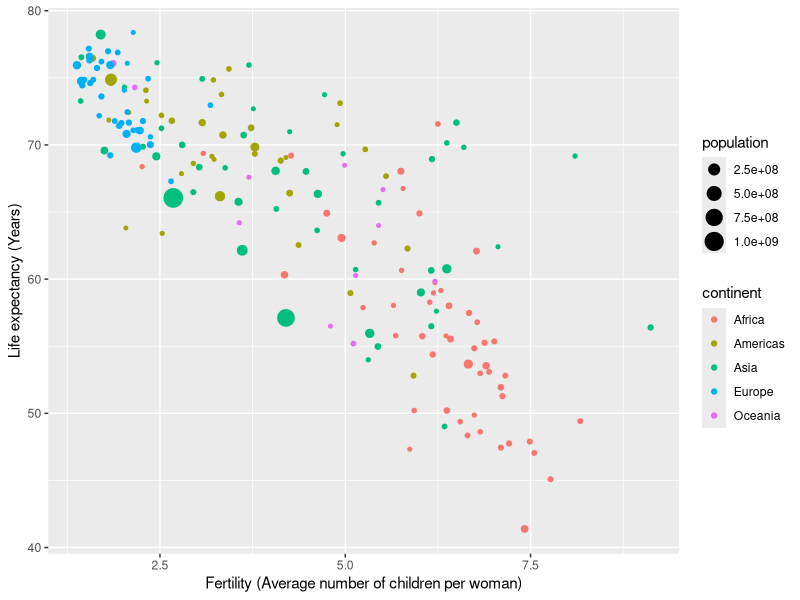
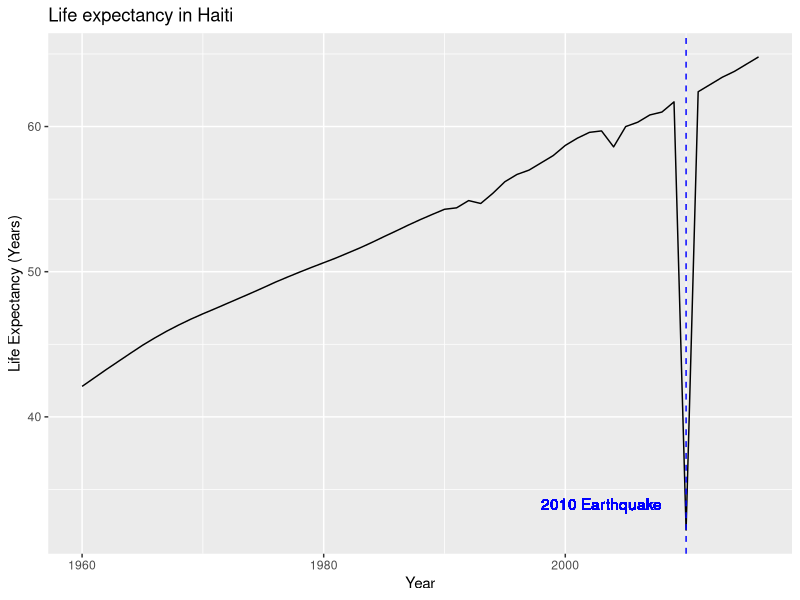
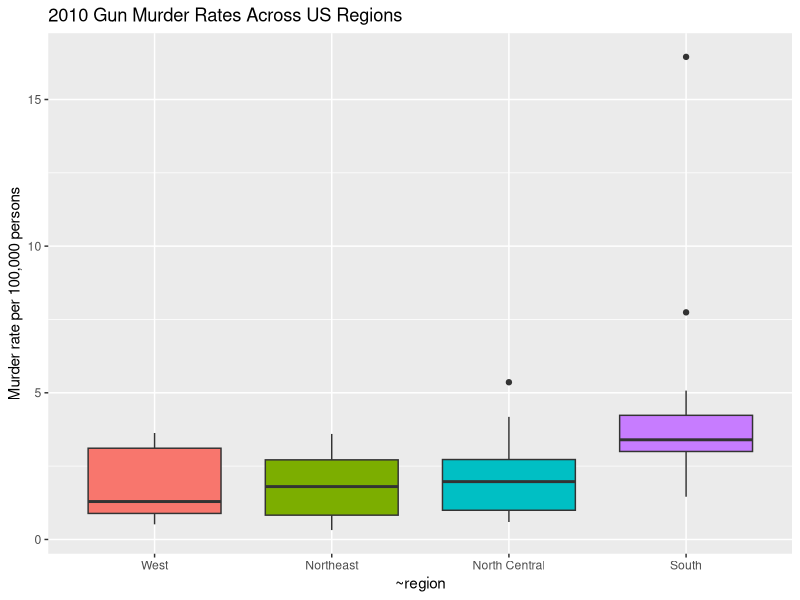
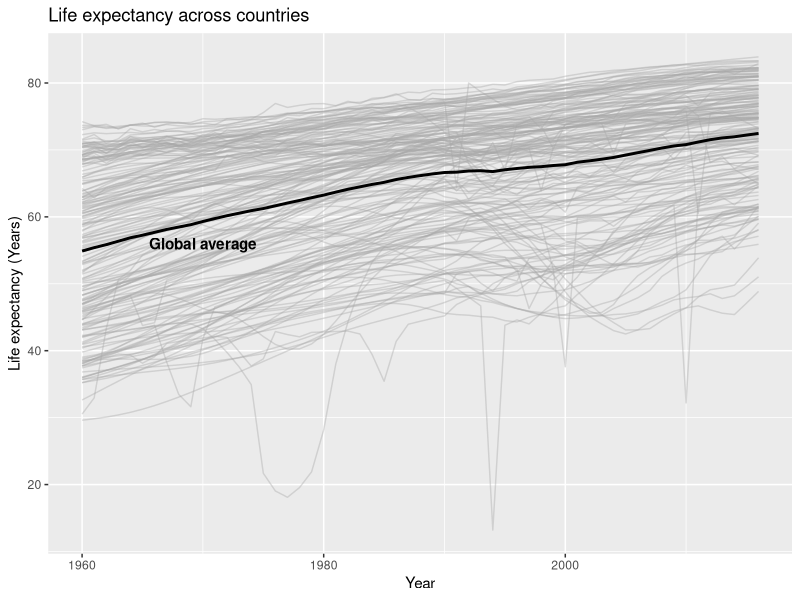
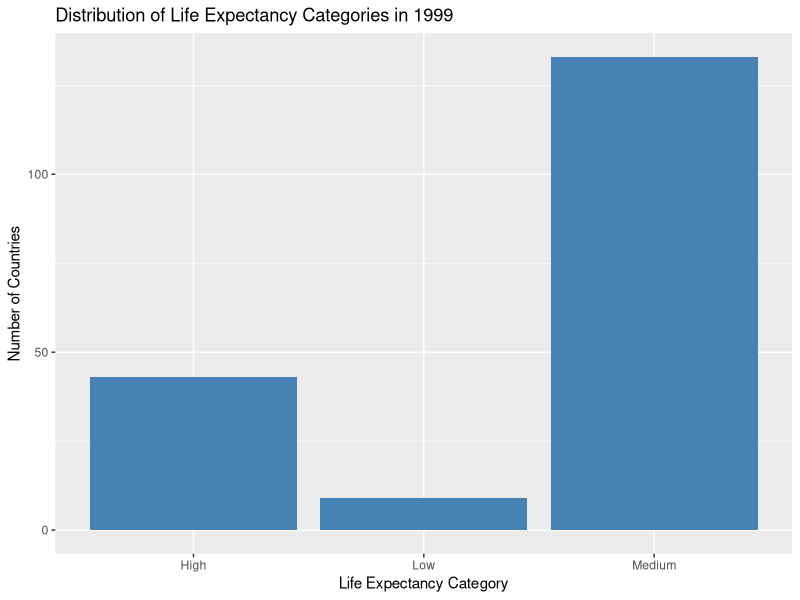
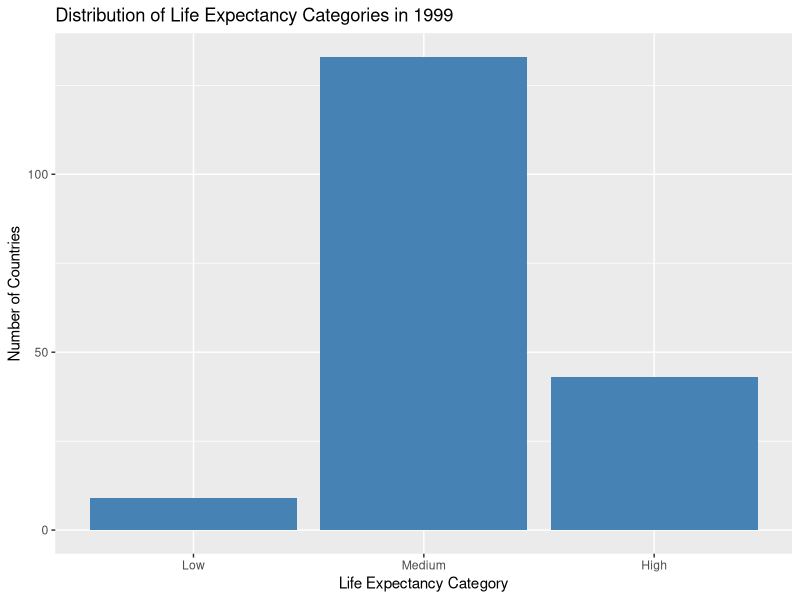
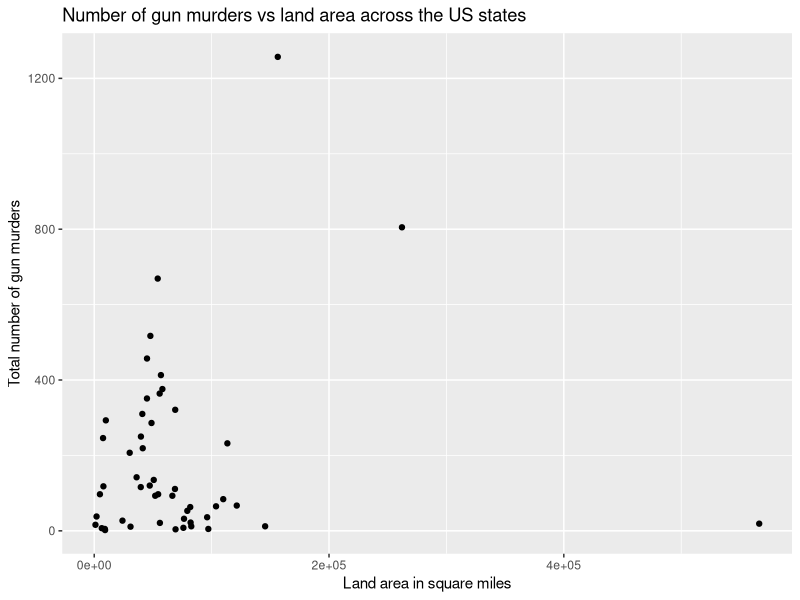

The R source for these figures, in order:
# Coding Question of the Day
# 9/26/2024
# Using the gapminder dataset, calculate the mean fertility rate by region for 
# the year 2015. Which 10 regions had the largest fertility rates that year?
# Assume there is no missing data. The following steps may be helpful.
# 1. Filter the data to only include the year 2015
# 2. Group by region
# 3. Calculate the average fertility rate for each region
# 4. Display the top 10 fertility rates (i.e., the 10 largest fertility rates)

library(dslabs)
library(dplyr)
data(gapminder)

region_fertility_rates <- gapminder %>%
  filter(year == 2015) %>%
  group_by(region) %>%
  summarise(avg_fertility_rate = mean(fertility)) %>%
  arrange(desc(avg_fertility_rate)) %>%
  top_n(10)

region_fertility_rates

# 10/01/2024
# Using the gapminder dataset, for the year 2000, add a column to the dataset 
# called `high_life_exp` that is equal to 1 if the life expectancy is above 
# 70 years of age and 0 otherwise. How many countries had a life expectancy 
# above 70 years in 2000? What percentage of countries included in the dataset 
# is this? Hint: it might be useful to use the ifelse function

library(dslabs)
library(dplyr)
data(gapminder)

gapminder_2000 <- gapminder %>%
  filter(year == 2000) %>%
  mutate(high_life_exp = ifelse(life_expectancy > 70, 1, 0))

# Sum the number of countries with life expectancy above 70
sum(gapminder_2000$high_life_exp)

# Percentage calculation
dim(gapminder_2000) # Show the number of countries in the dataset to get denominator

100/185 # 54%

# Another way to do the calculation
sum(gapminder_2000$high_life_exp) / length(gapminder_2000$high_life_exp)

#-------------------------------------------------------------------------------------------
# 10/03/2024
# Using the gapminder dataset and ggplot, for the year 1986, plot fertility on 
# the x-axis and life_expectancy on the y-axis. Color the points according to 
# continent, and make the size of the points correspond to the population of the 
# country. Update the x and y axis labels to be more informative. The arguments 
# color and size will be useful inside of ggplot. Note: you will most likely
# get ugly legends - don't worry about that right now. 

library(dslabs)
library(dplyr)
library(ggplot2)
data(gapminder)

gapminder %>% filter(year == 1986) %>%
  ggplot(aes(x = fertility, y = life_expectancy, color = continent, size = population)) +
  geom_point() +
  xlab("Fertility (Average number of children per woman)") +
  ylab("Life expectancy (Years)")


#-------------------------------------------------------------------------------------------
# 10/08/2024
# The dslabs package contains the us_contagious_disease dataset. This dataset 
# includes weekly reported counts data (cases) for seven diseases from 1928 to 
# 2011 for all 50 US states. Use this dataset and dplyr tools to create an 
# object called data that stores only the Measles data, includes a per 100,000 
# people rate, and removes Alaska and Hawaii since they only became states in 
# the late 1950s. Note there is a weeks_reporting column - take this into 
# account when calculating the rate. There are 52 weeks in a year.

library(dslabs)
library(dplyr)
data("us_contagious_diseases")

data <- us_contagious_diseases %>%
  filter(!state %in% c("Hawaii","Alaska"),
         disease == "Measles") %>%
  mutate(rate = (count / weeks_reporting) * 52 / (population / 100000))


#-------------------------------------------------------------------------------------------


# 10/10/2024
# Using the gapminder dataset, create a line graph of life_expectancy over time 
# for the country Haiti. Make sure to include informative axis labels and a title.
# There is a substantial decrease in life expectancy one year - look up the reason 
# for this if you don't know it already. Add text to your plot with geom_text 
# indicating the event that happened that year that had such a drastic impact on 
# life expectancy.

library(dslabs)
library(dplyr)
data("gapminder")

gapminder %>% filter(country == "Haiti") %>%
  ggplot(aes(year, life_expectancy)) +
  geom_line() +
  geom_vline(xintercept = 2010, lty = 2, color = "blue") +
  geom_text(aes(x = 2003, y = 34, label = "2010 Earthquake"), color = "blue") +
  xlab("Year") +
  ylab("Life Expectancy (Years)") +
  ggtitle("Life expectancy in Haiti")


#-------------------------------------------------------------------------------------------


# 10/15/2024

# Using the murders dataset, create a plot of murder rates per 100,000 with 4 boxplots next 
# to each other - one boxplot for each region. Order the boxplots by median rate
# (you will need the reorder function for this). Make sure the boxplots are
# different colors, the axes are informative, and you add a title. Remove the 
# legend by adding this layer to your plot: guides(fill = "none")

library(dslabs)
library(dplyr)
library(ggplot2)
data("murders")

murders %>% mutate(rate = total / population * 100000,
                   region = reorder(region, rate, FUN = median)) %>%
  ggplot(aes(x = region, y = rate, fill = region)) +
  geom_boxplot() +
  scale_x_discrete(aes(name = region)) +
  xlab("Region") +
  ylab("Murder rate per 100,000 persons") +
  ggtitle("2010 Gun Murder Rates Across US Regions") +
  guides(fill = "none") # removes legend since not needed here

  

#-------------------------------------------------------------------------------------------


# 10/17/2024

# Using the gapminder dataset, make a line graph of life expectancy over time.
# Include one line per country, and another line with the global average life
# expectancy. Be sure to label the global average line and to make it stick out
# among the country-specific lines. Use the code below to calculate the global
# average for each year.

# Hints: 
# 1. Use alpha to help make the global average line stick out.
# 2. Use 2 geom_line layers. 

library(dslabs)
library(dplyr)
library(ggplot2)
data("gapminder")

avg <- gapminder %>%
  group_by(year) %>%
  summarize(global_avg = mean(life_expectancy))

gapminder %>% 
  ggplot() +
  geom_line(aes(x = year, y = life_expectancy, group = country), color = 'darkgrey', alpha = 0.4) +
  geom_line(data = avg, mapping = aes(x = year, y = global_avg), linewidth = 1) +
  xlab("Year") +
  ylab("Life expectancy (Years)") +
  ggtitle("Life expectancy across countries") +
  annotate(geom = "text", x = 1970, y = 56, label = "Global average", fontface = "bold")
  #geom_text(x = 1980, y = 55, label = "Global Average")


# Heather was just curious :)
gapminder_94 <- gapminder %>% filter(year == "1994")
gapminder_94[which.min(gapminder_94$life_expectancy),] # Rwandan genocide

gapminder_77 <- gapminder %>% filter(year == "1977")
gapminder_77[which.min(gapminder_77$life_expectancy),] # Cambodian genocide



#-------------------------------------------------------------------------------

# 10/22/2024

# Using the gapminder dataset, create a categorical life expectancy variable
# and add it to the gapminder dataset. Call this variable life_expectancy_category
# and use the case_when function to create it. Life expectancy below 50 should be 
# labeled "Low", life expectancy greater than or equal to 50 and less than 75 
# should be labeled "Medium", and life expectancy greater than or equal to 75 
# should be labeled "High".

# Now, filter the dataset to only include observations from the year 1999, and 
# create a bar chart of the 3 life expectancy categories. 

# Bonus challenge: Reorder the bars so that they are in the order Low, Medium, High.
# You can use whatever function you prefer or find online that works. 


# Load necessary libraries
library(dplyr)
library(dslabs)
library(ggplot2)

# Load the gapminder dataset
data("gapminder")

# Use case_when to create a new variable 'life_expectancy_category'
gapminder <- gapminder %>%
  mutate(life_expectancy_category = case_when(
    life_expectancy < 50 ~ "Low",
    life_expectancy >= 50 & life_expectancy < 75 ~ "Medium",
    life_expectancy >= 75 ~ "High"
  ))

# View the first few rows of the dataset
head(gapminder)

# Filter the dataset to the year 2015 and create a bar chart of life expectancy
# (Here I'm using another way to set the x and y axis labels and the plot title)

gapminder %>% filter(year == 1999) %>%
  ggplot(aes(x = life_expectancy_category)) +
  geom_bar(fill = "steelblue") +
  labs(title = "Distribution of Life Expectancy Categories in 1999",
       x = "Life Expectancy Category",
       y = "Number of Countries")


# Bonus challenge: Reorder the bars so that they are in the order Low, Medium, High.
# I'm using the fct_relevel function from the forcats package. Install the package
# if you haven't already before loading it. 

# install.packages("forcats")
library(forcats)

gapminder %>% filter(year == 1999) %>%
  mutate(life_expectancy_category = factor(life_expectancy_category, levels = c("Low", "Medium", "High"))) %>% # another way to do it
  #mutate(life_expectancy_category = fct_relevel(life_expectancy_category, "Low", "Medium", "High")) %>%
  ggplot(aes(x = life_expectancy_category)) +
  geom_bar(fill = "steelblue") +
  labs(title = "Distribution of Life Expectancy Categories in 1999",
       x = "Life Expectancy Category",
       y = "Number of Countries")


#-------------------------------------------------------------------------------

# 10/24/2024

# Using the gapminder dataset, create a new data frame with only the country, 
# year, life_expectancy, and fertility columns. Use the pivot_longer() function 
# to reshape the dataset so that the life_expectancy and fertility columns are 
# combined into a single value column called "value". The column names should be
# stored in a new column called "health_indicator".

# Load necessary libraries
library(dslabs)
library(tidyr)
library(dplyr)

# Load the gapminder dataset
data("gapminder")

# Select only a few columns for simplicity
gapminder_subset <- gapminder %>%
  select(country, year, life_expectancy, fertility)

# Use pivot_longer to reshape the dataset
gapminder_long <- gapminder_subset %>%
  pivot_longer(cols = c(life_expectancy, fertility), 
               names_to = "health_indicator", 
               values_to = "value")

# View the reshaped data
head(gapminder_long)

#-------------------------------------------------------------------------------

# 10/29/2024

# Using the murders dataset from the dslabs package and the state.x77 dataset
# that is built in to R, make a scatterplot with the total number of gun murders
# (total) on the y-axis and land area in square miles (Area) on the x-axis. You
# will need to use the left_join function to join the state.x77 dataset to the 
# murders dataset using the state column. 

# Bonus challenge: are there any NAs in the merged dataset? How are they created?

# Load necessary libraries
library(dplyr)
library(dslabs)
library(ggplot2)
library(tidyr)

# Load the state.x77 dataset and convert to a data frame
data("state")
state_data <- as.data.frame(state.x77)

# Add the state names to the state.x77 dataset
state_data$state <- rownames(state_data)

head(state_data)

# Load the murders dataset from the dslabs package
data("murders")

# Use the left_join function to join the datasets by the state column
merged_data <- left_join(murders, state_data, by = "state")

# Plot area on x-axis and total number of murders on y-axis
merged_data %>% ggplot(aes(x = Area, y = total)) +
  geom_point() +
  labs(x = "Land area in square miles",
       y = "Total number of gun murders",
       title = "Number of gun murders vs land area across the US states")

# Bonus challenge
# Are there any NAs in the merged data set?
sum(is.na(merged_data)) # Yes, there are 8 NAs in the dataset

# Locate the row with NAs
merged_data[!complete.cases(merged_data),]

# All of the NAs are in the District of Columbia row. All of the values from the
# state.x77 dataset are missing. This means that the state.x77 dataset did not
# contain a row for District of Columbia, which resulted in NA values when 
# joined to the murders dataset.
